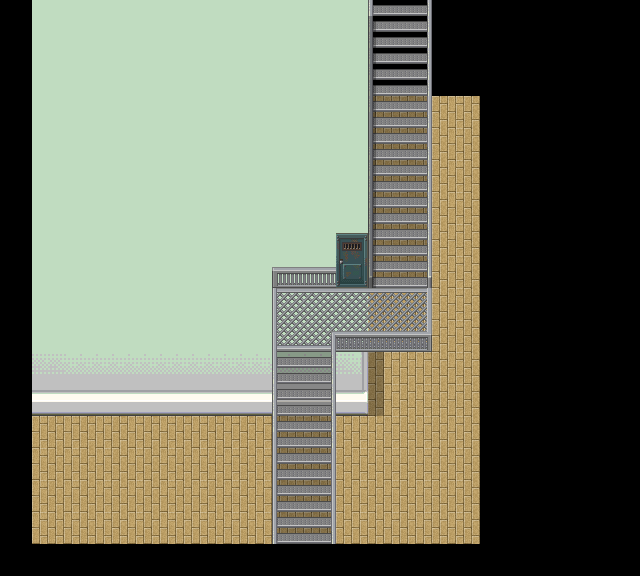

A level layout from a 2D game, rendered from its tile map. Below: a short description, then the map file with tile-grid data replaced by summaries:
An orthogonal 40x36 tile map with 16x16 px tiles, 6 tile layers (Base, Base2, MonoShita, MonoChu, ...), 3 tilesets and 11 objects.

<map version="1.0" orientation="orthogonal" renderorder="right-down" width="40" height="36" tilewidth="16" tileheight="16" backgroundcolor="#000000" nextobjectid="23">
 <tileset firstgid="1" name="ST-Sewer-01" tilewidth="16" tileheight="16" tilecount="1504" columns="16">
  <image source="ST-Sewer-01.png" trans="aa55ff" width="256" height="1504" />
 </tileset>
 <tileset firstgid="1505" name="gendai-soto2_2" tilewidth="16" tileheight="16" tilecount="1920" columns="60">
  <image source="gendai-soto2_2.png" trans="aa55ff" width="960" height="512" />
 </tileset>
 <tileset firstgid="3425" name="tile01" tilewidth="16" tileheight="16" tilecount="3040" columns="32">
  <image source="tile01.png" trans="aa55ff" width="512" height="1535" />
 </tileset>
 <layer name="Base" width="40" height="36">
  <properties>
   <property name="z" value="-10" />
  </properties>
  <data>[1440 cells, 784 non-empty, 4 distinct tile ids]</data>
 </layer>
 <layer name="Base2" width="40" height="36">
  <properties>
   <property name="z" value="-10" />
  </properties>
  <data>[1440 cells, 546 non-empty, 20 distinct tile ids]</data>
 </layer>
 <layer name="MonoShita" width="40" height="36">
  <properties>
   <property name="z" value="-10" />
  </properties>
  <data>[1440 cells, 48 non-empty, 26 distinct tile ids]</data>
 </layer>
 <layer name="MonoChu" width="40" height="36">
  <properties>
   <property name="z" value="-10" />
  </properties>
  <data>[1440 cells, 136 non-empty, 21 distinct tile ids]</data>
 </layer>
 <objectgroup name="collision">
  <object id="7" x="0" y="0" width="32" height="576" />
  <object id="8" x="32" y="544" width="464" height="32" />
  <object id="9" x="480" y="80" width="32" height="464" />
  <object id="10" x="32" y="0" width="352" height="288" />
  <object id="11" x="32" y="288" width="256" height="256" />
  <object id="12" x="320" y="336" width="160" height="208" />
  <object id="16" x="416" y="0" width="64" height="352" />
  <object id="22" x="368" y="-16" width="64" height="16" />
 </objectgroup>
 <objectgroup name="event">
  <object id="17" x="448" y="16" width="32" height="32">
   <properties>
    <property name="EventID" value="1" />
    <property name="trigger" value="0" />
   </properties>
  </object>
  <object id="20" x="336" y="256" width="32" height="32">
   <properties>
    <property name="EventID" value="2" />
    <property name="trigger" value="4" />
   </properties>
  </object>
  <object id="21" x="448" y="48" width="32" height="32">
   <properties>
    <property name="EventID" value="3" />
    <property name="trigger" value="3" />
   </properties>
  </object>
 </objectgroup>
 <layer name="CharaUe" width="40" height="36">
  <data>[1440 cells, 12 non-empty, 6 distinct tile ids]</data>
 </layer>
 <layer name="shadow" width="40" height="36">
  <data>[1440 cells, 21 non-empty, 2 distinct tile ids]</data>
 </layer>
</map>
